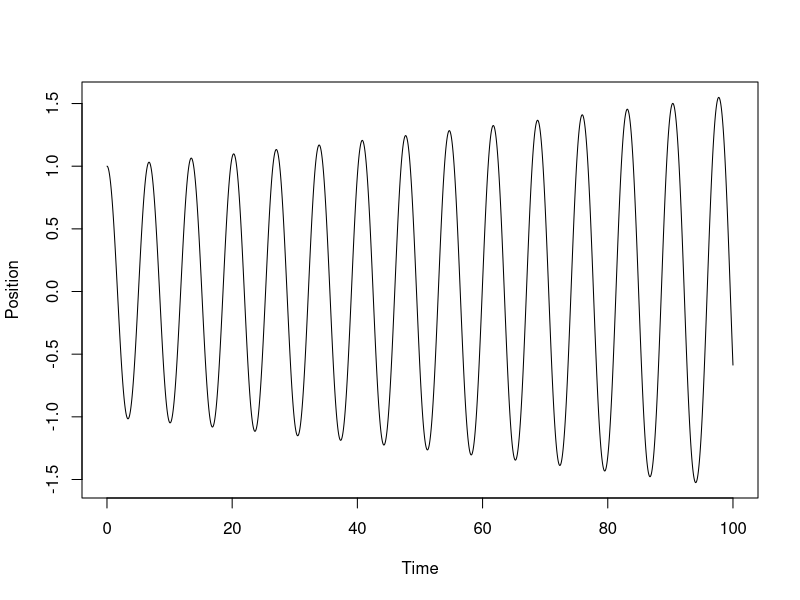

The R source for this figure:
# Code to simulate a pendulum.

state = c(position=1, velocity=0)
dt = 0.01

time = 100
steps = floor(time/dt)
keep = numeric(steps)
for(i in 1:steps)
{
    accel = -sin(state["position"])
    state["position"] = state["position"] + dt*state["velocity"]
    state["velocity"] = state["velocity"] + dt*accel
    keep[i] = state["position"]
}

plot((1:steps)*dt, keep, type="l", xlab="Time", ylab="Position")
